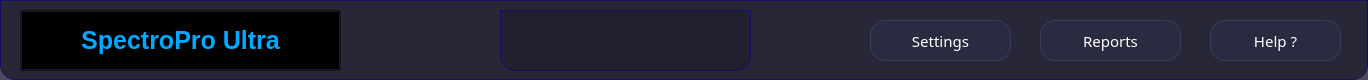
    <widget class="QFrame" name="UpperSection">
     <property name="geometry">
      <rect>
       <x>0</x>
       <y>0</y>
       <width>1368</width>
       <height>80</height>
      </rect>
     </property>
     <property name="styleSheet">
      <string notr="true">QFrame {
    background-color: rgba(30, 30, 47, 204);
    border-top-left-radius: 0px;
    border-top-right-radius: 0px;
    border-bottom-right-radius: 15px;
    border-bottom-left-radius: 15px;
    padding: 10px;
	border:0.5px solid #170c66;
}


QFrame#lineTop {
    border-bottom: 1px solid rgba(255, 255, 255, 0.05);
}
</string>
     </property>
     <property name="frameShape">
      <enum>QFrame::StyledPanel</enum>
     </property>
     <property name="frameShadow">
      <enum>QFrame::Raised</enum>
     </property>
     <widget class="QPushButton" name="settingBtn">
      <property name="geometry">
       <rect>
        <x>870</x>
        <y>20</y>
        <width>141</width>
        <height>41</height>
       </rect>
      </property>
      <property name="font">
       <font>
        <family>Arial Rounded MT Bold</family>
        <pointsize>11</pointsize>
        <weight>50</weight>
        <bold>false</bold>
       </font>
      </property>
      <property name="cursor">
       <cursorShape>PointingHandCursor</cursorShape>
      </property>
      <property name="styleSheet">
       <string notr="true">QPushButton {
    background-color: #2a2a40;
    color: white;
    border: 1px solid #3c3c5c;
    border-radius: 15px;
    padding: 6px 12px;
}

QPushButton:hover {
    background-color: #3c3c5c;
}
</string>
      </property>
      <property name="text">
       <string>Settings</string>
      </property>
      <property name="icon">
       <iconset>
        <normaloff>Icons/settings.png</normaloff>Icons/settings.png</iconset>
      </property>
      <property name="iconSize">
       <size>
        <width>25</width>
        <height>25</height>
       </size>
      </property>
     </widget>
     <widget class="QPushButton" name="reportBtn">
      <property name="geometry">
       <rect>
        <x>1040</x>
        <y>20</y>
        <width>141</width>
        <height>41</height>
       </rect>
      </property>
      <property name="font">
       <font>
        <family>Arial Rounded MT Bold</family>
        <pointsize>11</pointsize>
       </font>
      </property>
      <property name="cursor">
       <cursorShape>PointingHandCursor</cursorShape>
      </property>
      <property name="styleSheet">
       <string notr="true">QPushButton {
    background-color: #2a2a40;
    color: white;
    border: 1px solid #3c3c5c;
    border-radius: 15px;
    padding: 6px 12px;
}

QPushButton:hover {
    background-color: #3c3c5c;
}
</string>
      </property>
      <property name="text">
       <string>Reports</string>
      </property>
      <property name="icon">
       <iconset>
        <normaloff>Icons/seo-report.png</normaloff>Icons/seo-report.png</iconset>
      </property>
      <property name="iconSize">
       <size>
        <width>25</width>
        <height>25</height>
       </size>
      </property>
     </widget>
     <widget class="QPushButton" name="helpBtn">
      <property name="geometry">
       <rect>
        <x>1210</x>
        <y>20</y>
        <width>131</width>
        <height>41</height>
       </rect>
      </property>
      <property name="font">
       <font>
        <family>Arial Rounded MT Bold</family>
        <pointsize>11</pointsize>
       </font>
      </property>
      <property name="cursor">
       <cursorShape>PointingHandCursor</cursorShape>
      </property>
      <property name="styleSheet">
       <string notr="true">QPushButton {
    background-color: #2a2a40;
    color: white;
    border: 1px solid #3c3c5c;
    border-radius: 15px;
    padding: 6px 12px;
}

QPushButton:hover {
    background-color: #3c3c5c;
}
</string>
      </property>
      <property name="text">
       <string>Help ?</string>
      </property>
      <property name="icon">
       <iconset>
        <normaloff>Icons/help.png</normaloff>Icons/help.png</iconset>
      </property>
      <property name="iconSize">
       <size>
        <width>25</width>
        <height>25</height>
       </size>
      </property>
     </widget>
     <widget class="QPushButton" name="pushButton">
      <property name="geometry">
       <rect>
        <x>20</x>
        <y>10</y>
        <width>321</width>
        <height>61</height>
       </rect>
      </property>
      <property name="font">
       <font>
        <pointsize>-1</pointsize>
        <weight>75</weight>
        <bold>true</bold>
       </font>
      </property>
      <property name="styleSheet">
       <string notr="true">QPushButton {
    color: #00aaff;
    font-size: 25px;
    font-weight: bold;
	background-color:transparent;
}
</string>
      </property>
      <property name="text">
       <string>SpectroPro Ultra</string>
      </property>
      <property name="icon">
       <iconset>
        <normaloff>Icons/letter-s.png</normaloff>Icons/letter-s.png</iconset>
      </property>
      <property name="iconSize">
       <size>
        <width>60</width>
        <height>60</height>
       </size>
      </property>
     </widget>
     <widget class="QLabel" name="ConStatus">
      <property name="geometry">
       <rect>
        <x>500</x>
        <y>10</y>
        <width>251</width>
        <height>61</height>
       </rect>
      </property>
      <property name="styleSheet">
       <string notr="true">QLabel#connectionStatus {
    background-color: #1ab394;
    color: white;
    border-radius: 10px;
    padding: 4px 10px;
    font-weight: bold;
}
</string>
      </property>
      <property name="text">
       <string/>
      </property>
     </widget>
    </widget>
